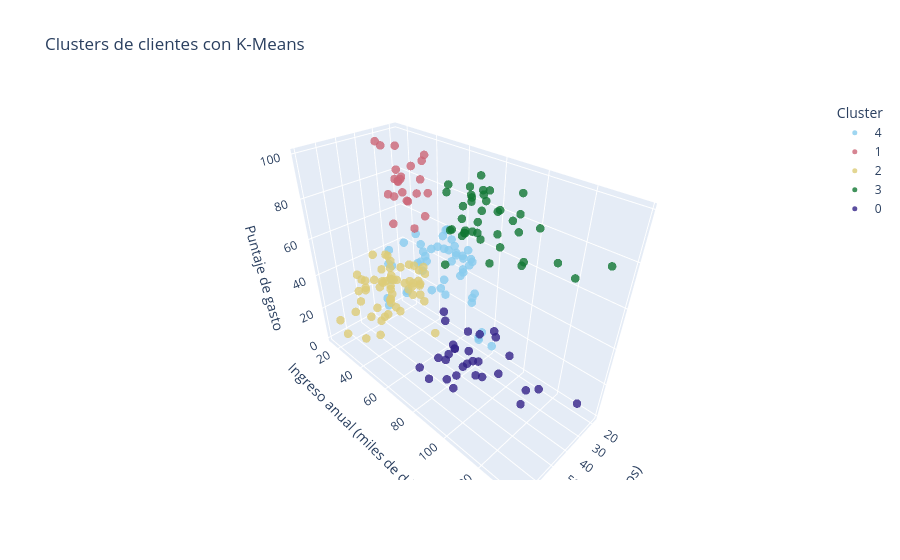

The cell this chart's notebook holds for it:
### Code cell
fig.update_traces(marker=dict(size=5))

### Figure 1 — Plotly figure (JSON) as saved in the notebook; plotly's stock layout.template omitted (floating-point values rounded to 4 significant figures)
{"data": [{"hovertemplate": "Cluster=4<br>Edad (años)=%{x}<br>Ingreso anual (miles de dólares)=%{y}<br>Puntaje de gasto=%{z}<extra></extra>", "legendgroup": "4", "marker": {"color": "rgb(136, 204, 238)", "opacity": 0.8, "size": 5, "symbol": "circle"}, "mode": "markers", "name": "4", "scene": "scene", "showlegend": true, "type": "scatter3d", "x": [19, 20, 31, 35, 37, 35, 35, 40, 36, 27, 29, 31, 33, 31, 27, 19, 18, 19, 32, 26, 40, 23, 38, 21, 22, 34, 18, 40, 32, 24, 27, 20, 23, 26, 21, 19, 38, 19, 18, 19, 27, 38, 23, 25, 20, 19, 28, 25, 19], "y": [15, 16, 17, 18, 20, 21, 24, 29, 37, 40, 40, 40, 42, 43, 46, 46, 48, 48, 48, 54, 54, 54, 54, 54, 57, 58, 59, 60, 60, 60, 60, 61, 62, 62, 62, 63, 64, 64, 65, 65, 67, 67, 70, 72, 73, 74, 76, 77, 81], "z": [39, 6, 40, 6, 13, 35, 35, 31, 26, 47, 42, 42, 60, 54, 51, 55, 59, 59, 47, 54, 48, 52, 55, 57, 55, 60, 41, 40, 42, 52, 50, 49, 41, 55, 42, 54, 42, 46, 48, 50, 56, 40, 29, 34, 5, 10, 40, 12, 5]}, {"hovertemplate": "Cluster=1<br>Edad (años)=%{x}<br>Ingreso anual (miles de dólares)=%{y}<br>Puntaje de gasto=%{z}<extra></extra>", "legendgroup": "1", "marker": {"color": "rgb(204, 102, 119)", "opacity": 0.8, "size": 5, "symbol": "circle"}, "mode": "markers", "name": "1", "scene": "scene", "showlegend": true, "type": "scatter3d", "x": [21, 23, 22, 23, 30, 35, 24, 22, 20, 35, 25, 31, 29, 35, 23, 21, 18, 21, 30, 20, 24, 31, 24], "y": [15, 16, 17, 18, 19, 19, 20, 20, 21, 23, 24, 25, 28, 28, 29, 30, 33, 33, 34, 37, 38, 39, 39], "z": [81, 77, 76, 94, 72, 99, 77, 79, 66, 98, 73, 73, 82, 61, 87, 73, 92, 81, 73, 75, 92, 61, 65]}, {"hovertemplate": "Cluster=2<br>Edad (años)=%{x}<br>Ingreso anual (miles de dólares)=%{y}<br>Puntaje de gasto=%{z}<extra></extra>", "legendgroup": "2", "marker": {"color": "rgb(221, 204, 119)", "opacity": 0.8, "size": 5, "symbol": "circle"}, "mode": "markers", "name": "2", "scene": "scene", "showlegend": true, "type": "scatter3d", "x": [64, 67, 58, 52, 46, 54, 45, 60, 53, 49, 42, 65, 48, 49, 50, 49, 59, 50, 47, 51, 69, 53, 70, 67, 54, 63, 43, 68, 70, 47, 60, 60, 59, 45, 49, 57, 67, 46, 48, 55, 50, 68, 48, 47, 48, 49, 67, 49, 66, 54, 68, 66, 65, 63, 49, 51, 50, 56], "y": [19, 19, 20, 23, 25, 28, 28, 30, 33, 33, 34, 38, 39, 39, 40, 42, 43, 43, 43, 44, 44, 46, 46, 47, 47, 48, 48, 48, 49, 49, 50, 50, 54, 54, 54, 54, 54, 54, 54, 57, 58, 59, 60, 60, 61, 62, 62, 62, 63, 63, 63, 63, 63, 65, 65, 67, 67, 79], "z": [3, 14, 15, 29, 5, 14, 32, 4, 4, 14, 17, 35, 36, 28, 55, 52, 60, 45, 41, 50, 46, 46, 56, 52, 59, 51, 50, 48, 55, 42, 49, 56, 47, 53, 42, 51, 41, 44, 46, 58, 46, 55, 49, 47, 42, 48, 59, 56, 50, 46, 43, 48, 52, 43, 59, 43, 57, 35]}, {"hovertemplate": "Cluster=3<br>Edad (años)=%{x}<br>Ingreso anual (miles de dólares)=%{y}<br>Puntaje de gasto=%{z}<extra></extra>", "legendgroup": "3", "marker": {"color": "rgb(17, 119, 51)", "opacity": 0.8, "size": 5, "symbol": "circle"}, "mode": "markers", "name": "3", "scene": "scene", "showlegend": true, "type": "scatter3d", "x": [40, 39, 31, 40, 38, 39, 31, 29, 32, 35, 32, 32, 28, 32, 34, 39, 38, 27, 30, 30, 29, 31, 36, 33, 32, 28, 36, 30, 27, 35, 32, 29, 30, 28, 36, 32, 38, 35, 32, 30], "y": [69, 69, 70, 71, 71, 71, 72, 73, 73, 74, 75, 76, 77, 77, 78, 78, 78, 78, 78, 78, 79, 81, 85, 86, 87, 87, 87, 88, 88, 93, 97, 98, 99, 101, 103, 103, 113, 120, 126, 137], "z": [58, 91, 77, 95, 75, 75, 71, 88, 73, 72, 93, 87, 97, 74, 90, 88, 76, 89, 78, 73, 83, 93, 75, 95, 63, 75, 92, 86, 69, 90, 86, 88, 97, 68, 85, 69, 91, 79, 74, 83]}, {"hovertemplate": "Cluster=0<br>Edad (años)=%{x}<br>Ingreso anual (miles de dólares)=%{y}<br>Puntaje de gasto=%{z}<extra></extra>", "legendgroup": "0", "marker": {"color": "rgb(51, 34, 136)", "opacity": 0.8, "size": 5, "symbol": "circle"}, "mode": "markers", "name": "0", "scene": "scene", "showlegend": true, "type": "scatter3d", "x": [43, 59, 47, 44, 57, 48, 34, 43, 44, 47, 37, 34, 50, 42, 36, 40, 36, 52, 58, 59, 37, 46, 41, 54, 41, 34, 33, 47, 45, 32], "y": [71, 71, 71, 73, 75, 77, 78, 78, 78, 78, 78, 78, 85, 86, 87, 87, 87, 88, 88, 93, 97, 98, 99, 101, 103, 103, 113, 120, 126, 137], "z": [35, 11, 9, 7, 5, 36, 22, 17, 20, 16, 1, 1, 26, 20, 27, 13, 10, 13, 15, 14, 32, 15, 39, 24, 17, 23, 8, 16, 28, 18]}], "layout": {"legend": {"title": {"text": "Cluster"}, "tracegroupgap": 0}, "scene": {"domain": {"x": [0.0, 1.0], "y": [0.0, 1.0]}, "xaxis": {"title": {"text": "Edad (años)"}}, "yaxis": {"title": {"text": "Ingreso anual (miles de dólares)"}}, "zaxis": {"title": {"text": "Puntaje de gasto"}}}, "title": {"text": "Clusters de clientes con K-Means"}}}
